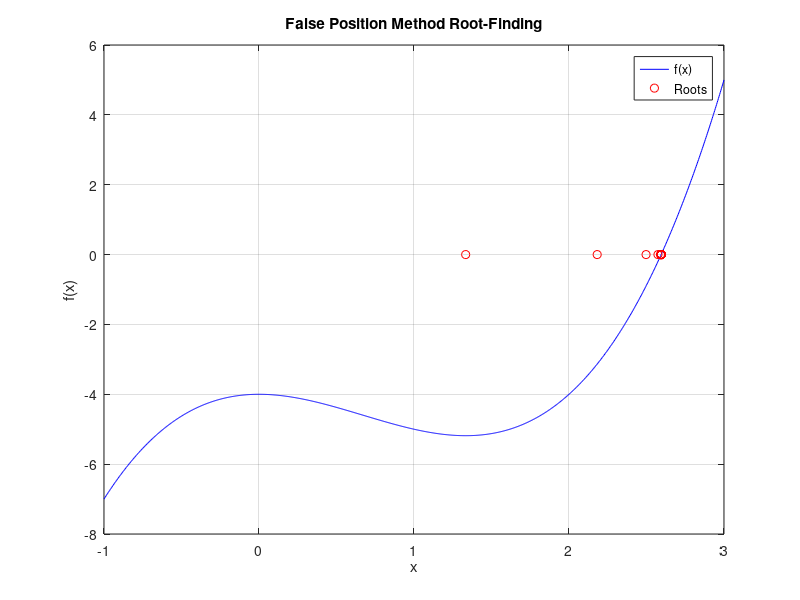

This figure's MATLAB source:
% Define the function
f = @(x) x.^3 - 2*x.^2 - 4;

% Define the interval [a, b]
a = 0;
b = 3;

% Set the tolerance for convergence
tolerance = 1e-6;

% Initialize matrices to store root and iteration information
roots = [];
iterations = [];

% False Position method
while (b - a) > tolerance
    c = (a*f(b) - b*f(a)) / (f(b) - f(a));  % False Position formula
    roots = [roots; c];  % Store the root
    iterations = [iterations; abs(f(c))];  % Store the function value at the root

    if f(c) == 0
        break;
    elseif f(a) * f(c) < 0
        b = c;
    else
        a = c;
    end
end

% Display the final root
fprintf('Approximate root: %f\n', c);

% Plot the function
x = linspace(-1, 3, 1000);
y = f(x);

figure;
plot(x, y, 'b-', roots, zeros(size(roots)), 'ro');
xlabel('x');
ylabel('f(x)');
title('False Position Method Root-Finding');
legend('f(x)', 'Roots');
grid on;

